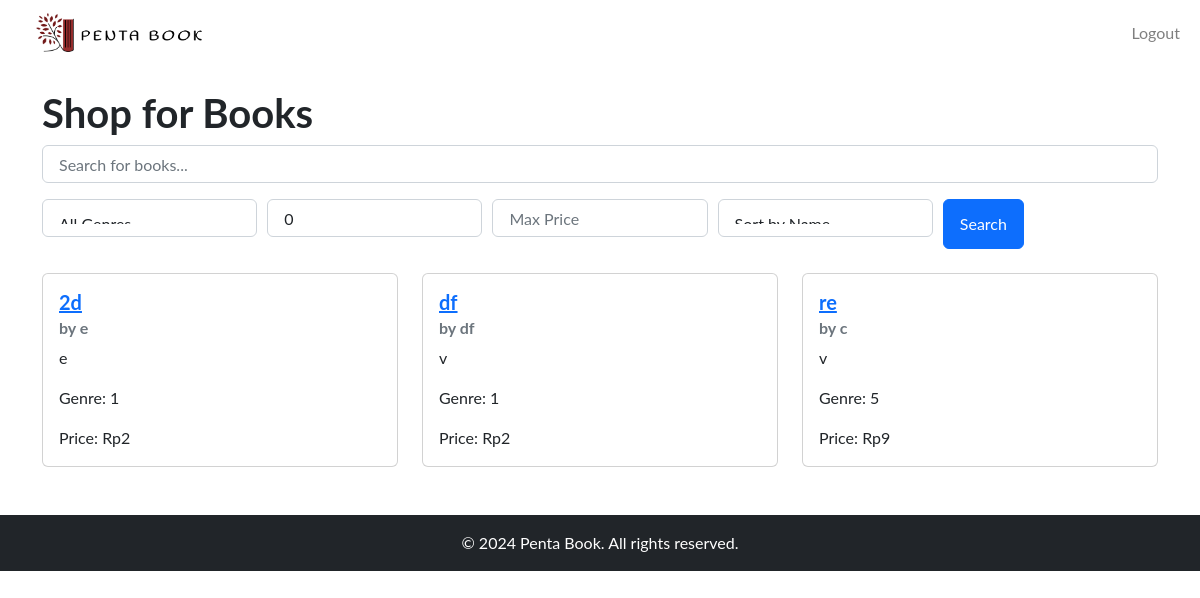
Screenshot of /shop_books (signed in) with the database file from the repository.
### tables this page shows
CREATE TABLE "books"
(
    book_id     INTEGER
        primary key autoincrement,
    category_id integer
        references categories,
    shop_id     integer
        references shop,
    book_name   TEXT,
    isbn        integer,
    author      TEXT,
    desc        TEXT,
    price       REAL,
    stock       integer,
    img_url     TEXT
);

### app.py (the view)
@app.route('/shop_books', methods=['GET'])
def shop_books():
    query = request.args.get('query', '')
    genre = request.args.get('genre', '')
    price_min = request.args.get('price_min', 0)
    price_max = request.args.get('price_max', float('inf'))
    sort = request.args.get('sort', 'book_name')
    db = get_db()
    cursor = db.cursor()
    sql_query = "SELECT * FROM books WHERE 1=1"
    parameters = []
    if query:
        sql_query += " AND (book_name LIKE ? OR author LIKE ?)"
        parameters.extend(['%' + query + '%', '%' + query + '%'])
    if genre:
        sql_query += " AND genre = ?"
        parameters.append(genre)
    sql_query += " AND price BETWEEN ? AND ?"
    parameters.extend([price_min, price_max])
    if sort == 'price_asc':
        sql_query += " ORDER BY price ASC"
    elif sort == 'price_desc':
        sql_query += " ORDER BY price DESC"
    else:
        sql_query += f" ORDER BY {sort}"
    cursor.execute(sql_query, parameters)
    books = cursor.fetchall()
    return render_template('shop/shop_books.html', books=books, format_currency=format_currency)

### app.py (called while the page is built)
def get_db():
    if 'db' not in g:
        g.db = sqlite3.connect(app.config['DATABASE'])
        g.db.row_factory = sqlite3.Row
    return g.db

def format_currency(value):
    if value is None:
        return "Rp0"  # Atau format default lainnya
    return f'Rp{value:,.0f}'.replace(',', '.')

### templates/shop/shop_books.html (shortened to what this page needs)
{% extends "customer/base.html" %}
{% block content %}
    <h1>Shop for Books</h1>
    <form method="GET" action="{{ url_for('shop_books') }}" class="mb-4">
        <div class="form-row">
            <div class="col">
                <input type="text" name="query" class="form-control" placeholder="Search for books..." value="{{ request.args.get('query', '') }}">
            </div>
        </div>
        <div class="form-row mt-3">
            <div class="col">
                <select name="genre" class="form-control">
                    <option value="" {% if request.args.get('genre') == '' %}selected{% endif %}>All Genres</option>
                </select>
            </div>
            <div class="col">
                <input type="number" name="price_min" class="form-control" placeholder="Min Price" value="{{ request.args.get('price_min', 0) }}">
            </div>
            <div class="col">
                <input type="number" name="price_max" class="form-control" placeholder="Max Price" value="{{ request.args.get('price_max', 'inf') }}">
            </div>
            <div class="col">
                <select name="sort" class="form-control">
                    <option value="book_name" {% if request.args.get('sort') == 'book_name' %}selected{% endif %}>Sort by Name</option>
                </select>
            </div>
            <div class="col">
                <button type="submit" class="btn btn-primary">Search</button>
            </div>
        </div>
    </form>
    <div class="row">
    {% for book in books %}
        <div class="col-md-4 mb-4">
            <div class="card h-100">
                <div class="card-body">
                    <h5 class="card-title"><a href="{{ url_for('book', book_id=book['book_id']) }}">{{ book['book_name'] }}</a></h5>
                    <h6 class="card-subtitle mb-2 text-muted">by {{ book['author'] }}</h6>
                    <p class="card-text">{{ book['desc'] }}</p>
                    <p class="card-text">Genre: {{ book['category_id'] }}</p>
                    <p class="card-text">Price: {{ format_currency(book['price']) }}</p>
                </div>
            </div>
        </div>
    {% endfor %}
    </div>
{% endblock %}

### rows the page displays
books: book_name "2d", author "e", desc "e", category_id "1", price "Rp2"
books: book_name "df", author "df", desc "v", category_id "1", price "Rp2"
books: book_name "re", author "c", desc "v", category_id "5", price "Rp9"
